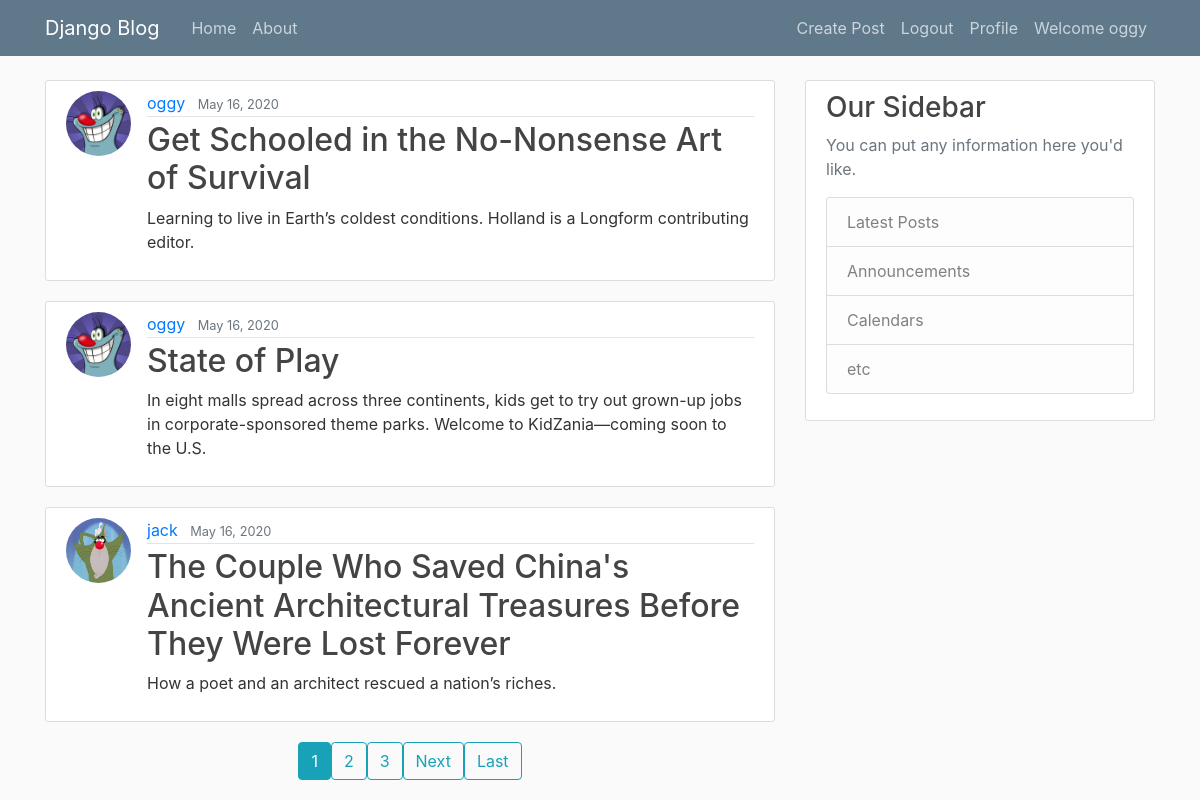
Page / (signed in) on the committed database.
### blog/models.py (models this page shows, shortened)
class Post(models.Model):
    title = models.CharField(max_length = 100)
    content = models.TextField()
    date_posted = models.DateTimeField(default=timezone.now)
    author = models.ForeignKey(User, on_delete = models.CASCADE)

### users/models.py (models this page shows, shortened)
class Profile(models.Model):
    user = models.OneToOneField(User, on_delete = models.CASCADE)
    image = models.ImageField(default = 'default.jpg', upload_to='profile_pics')

### blog/views.py (the view)
# urls.py: path('', PostListView.as_view(), name='blog-home'),
class PostListView(ListView):
    model = Post
    template_name = 'blog/home.html'
    context_object_name = 'posts'
    ordering = ['-date_posted']
    paginate_by = 3

### blog/templates/blog/home.html (shortened to what this page needs)
{% extends 'blog/base.html' %}
{% block content %}
{% for post in posts %}
<article class="media content-section">
  <img src="{{post.author.profile.image.url}}" alt="image here" class="rounded-circle article-img">
  <div class="media-body">
    <div class="article-metadata">
      <a class="mr-2" href="{% url 'user-posts' post.author.username %}">{{ post.author }}</a>
      <small class="text-muted">{{ post.date_posted|date:'F d, Y' }}</small>
    </div>
    <h2><a class="article-title" href="{% url 'post-detail' post.id %}">{{ post.title }}</a></h2>
    <p class="article-content">{{ post.content }}</p>
  </div>
</article>
{% endfor %}
<div class="d-flex justify-content-center">
{% if is_paginated %}
{% for num in page_obj.paginator.page_range %}
{% if page_obj.number == num %}
<a href="?page={{num}}" class="btn btn-info">{{num}}</a>
{% elif num > page_obj.number|add:'-3' and num < page_obj.number|add:'3' %}
<a href="?page={{num}}" class="btn btn-outline-info">{{num}}</a>
{% endif %}
{% endfor %}
{% if page_obj.has_next %}
<a href="?page={{page_obj.next_page_number}}" class="btn btn-outline-info">Next</a>
<a href="?page={{page_obj.paginator.num_pages}}" class="btn btn-outline-info">Last</a>
{% endif %}
{% endif %}
</div>
{% endblock %}

### blog/templates/blog/base.html (shortened to what this page needs)
{% load static %}
<!doctype html>
<html lang="en">
<head>
  <link rel="stylesheet" href="https://stackpath.bootstrapcdn.com/bootstrap/4.5.0/css/bootstrap.min.css"
>
  <link rel="stylesheet" href="{% static 'blog/style/main.css' %}">
</head>
<body>
  <header class="site-header">
    <nav class="navbar navbar-expand-md navbar-dark bg-steel fixed-top">
      <div class="container">
        <a class="navbar-brand mr-4" href="{% url 'blog-home' %}">Django Blog</a>
        <div class="collapse navbar-collapse" id="navbarToggle">
          <div class="navbar-nav mr-auto">
            <a class="nav-item nav-link" href="{% url 'blog-home' %}">Home</a>
            <a class="nav-item nav-link" href="{% url 'blog-about' %}">About</a>
          </div>
          <div class="navbar-nav">
            {% if user.is_authenticated %}
            <a class="nav-item nav-link" href="{% url 'post-create' %}">Create Post</a>
            <a class="nav-item nav-link" href="{% url 'logout' %}">Logout</a>
            <a class="nav-item nav-link" href="{% url 'profile' %}">Profile</a>
            <a class="nav-item nav-link" href="#">Welcome {{user.username}}</a>
            {% else %}
            <a class="nav-item nav-link" href="{% url 'login' %}">Login</a>
            <a class="nav-item nav-link" href="{% url 'register' %}">Register</a>
            {% endif %}
          </div>
        </div>
      </div>
    </nav>
  </header>
  <main role="main" class="container">
    <div class="row">
      <div class="col-md-8">
        {% block content %}
        {% endblock %}
      </div>
      <div class="col-md-4">
        <div class="content-section">
          <h3>Our Sidebar</h3>
          <p class='text-muted'>You can put any information here you'd like.
            <ul class="list-group">
              <li class="list-group-item list-group-item-light">Latest Posts</li>
              <li class="list-group-item list-group-item-light">Announcements</li>
              <li class="list-group-item list-group-item-light">Calendars</li>
              <li class="list-group-item list-group-item-light">etc</li>
            </ul>
          </p>
        </div>
      </div>
    </div>
  </main>
</body>
</html>

### blog/static/blog/style/main.css (style rules this page uses)
body { background: #fafafa; color: #333333; margin-top: 5rem; }
h1, h2, h3, h4, h5, h6 { color: #444444; }
ul { margin: 0; }
.bg-steel { background-color: #5f788a; }
.site-header .navbar-nav .nav-link { color: #cbd5db; }
.content-section { background: #ffffff; padding: 10px 20px; border: 1px solid #dddddd; border-radius: 3px; margin-bottom: 20px; }
.article-title { color: #444444; }
.article-content { white-space: pre-line; }
.article-img { height: 65px; width: 65px; margin-right: 16px; }
.article-metadata { padding-bottom: 1px; margin-bottom: 4px; border-bottom: 1px solid #e3e3e3 }

### rows in the picture
Post: author.profile.image (picture), author "oggy", date_posted "May 16, 2020", title "Get Schooled in the No-Nonsense Art of Survival", content "Learning to live in Earth’s coldest conditions. Holland is a Longform contributing editor."
Post: author.profile.image (picture), author "oggy", date_posted "May 16, 2020", title "State of Play", content "In eight malls spread across three continents, kids get to try out grown-up jobs in corporate-sponsored theme parks. Welcome to KidZania—coming soon to the U.S."
Post: author.profile.image (picture), author "jack", date_posted "May 16, 2020", title "The Couple Who Saved China's Ancient Architectural Treasures Before They Were Lost Forever", content "How a poet and an architect rescued a nation’s riches."

### other values in the picture
{{ user.username }} "oggy"
{{ num }} "1"
{{ num }} "2" "3"
